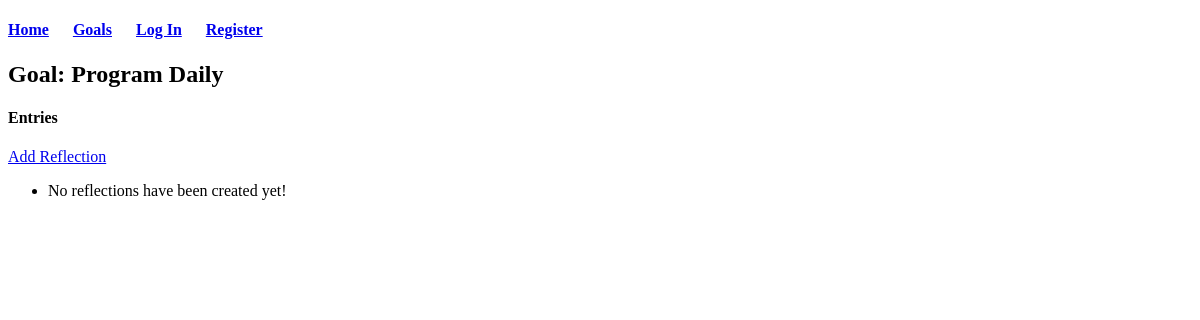
Page /goals/3/ on the earlier database version.
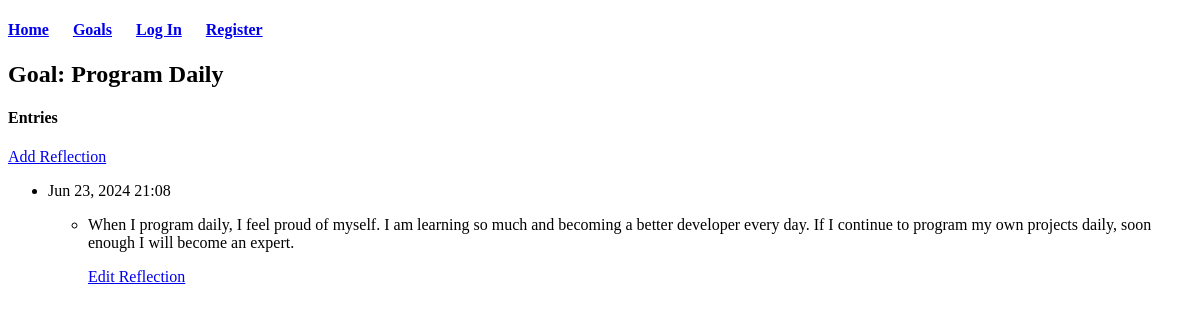
Same page on the later database version.
### developian/models.py (models this page shows, shortened)
class Reflection(models.Model):
    goal = models.ForeignKey(Goal, on_delete=models.CASCADE)
    reflection = models.TextField()
    date_added = models.DateTimeField(auto_now=True)

### developian/views.py (the view)
# urls.py: path('goals/<int:goal_id>/', views.goal, name='goal'),
def goal(request, goal_id):
    goal = Goal.objects.get(id=goal_id)
    reflections = goal.reflection_set.order_by('-date_added')
    context = {'goal': goal, 'reflections': reflections}
    return render(request, 'developian/goal.html', context)

### developian/templates/developian/goal.html
{% extends 'developian/base.html' %}
{% block content %}
  <h2>Goal: {{ goal.text }}</h2>
  <h4>Entries</h4>
  <p>
    <a href="{% url 'developian:new_reflection' goal.id %}">Add Reflection</a>
  </p>
  <ul>
    {% for reflection in reflections %}
      <li>
        <p>{{ reflection.date_added|date:'M d, Y H:i' }}</p>
        <ul>
          <li>
            <p>{{ reflection.reflection|linebreaks }}</p>
            <p>
              <a href="{% url 'developian:edit_reflection' reflection.id %}">
                Edit Reflection</a>
            </p>
          </li>
        </ul>
      </li>
    {% empty %}
      <li>No reflections have been created yet!</li>
    {% endfor %}
  </ul>
{% endblock content %}

Differences in the rows shown:
added Reflection: date_added "Jun 23, 2024 21:08", reflection "When I program daily, I feel proud of myself. I am learning so much and becoming a better developer every day. If I continue to program my own projects daily, soon enough I will become an expert."
Other differences:
text no longer shown: "No reflections have been created yet!"
